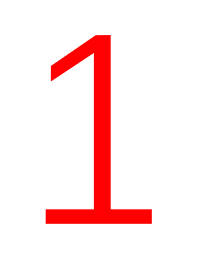
#> input picture pythonProject/picture/one.jpg, 202 x 272 px, found by its file name
$ jupyter execute ReadImageData.ipynb
#> lines starting #> are read from the running program, lines starting #| are printed output that depends on the picture
[cell 1]
# coding=utf-8

# 读取图片


import cv2      # 导入opencv包


img_1 = cv2.imread('picture/one.jpg',cv2.IMREAD_COLOR)
#> img_1 is the input picture: shape (272, 202, 3); mean B, G, R 231.2, 231.2, 254.6
img_2 = cv2.imread('picture/one.jpg', cv2.IMREAD_GRAYSCALE)
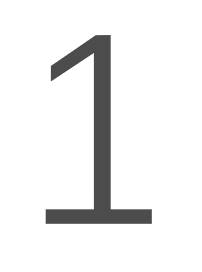
#> img_2: shape (272, 202); min 51, max 255, mean 238.2
"""
imread()读取图片，第一个参数表示图片的路径，第二个参数表示读取图片的形式(彩图/灰度图像)
cv2.IMREAD_COLOR:彩色
cv2.IMREAD_GRAYSCALE:灰度图像
没有第二个参数则默认读取彩图
"""
print("彩色:\n" , img_1)
#> (printed output is left out)
print("黑白:\n" , img_2)
#> (printed output is left out)

[cell 2]
import cv2


# 使用窗口展示图片

img = cv2.imread('picture/one.jpg')
cv2.imshow('img', img)
"""
imshow()使用窗口显示图片，参数1是窗口的名字，是一个字符串;参数2是图片变量
"""
print('打开成功')
cv2.waitKey(0)
"""
等待时间，毫秒级，0代表任意键终止
"""
cv2.destroyAllWindows()
"""
关闭所有窗口
"""

[cell 3]
# 上面的几段代码可以写为一个函数,方便随时调用，提高代码复用性

def cv_show(name, img):
    cv2.imread(name, img)
    cv2.waitKey(0)
    cv2.destroyAllWindows()

[cell 4]
import cv2


# 查看图片属性

img = cv2.imread('picture/one.jpg')
print(img.shape)
#| (272, 202, 3)
"""
img.shape会得到三个图片的属性值：依次为高度height，宽度weight，颜色通道数(彩色图像有BGR三个通道，而灰度图只有亮度一个通道)
需要注意的是在opencv中颜色是BGR而不是常见的RGB
"""

[cell 5]
import cv2


# 保存图片

img = cv2.imread('picture/one.jpg',cv2.IMREAD_GRAYSCALE)
cv2.imwrite('picture/one_GRAYSCALE.jpg', img)

"""
imwrite()函数用来保存图片，参数1表示图片保存的绝对路径(文件夹/完整文件名),参数2表示保存的图片
"""
print(cv2.imwrite('picture/one_GRAYSCALE.jpg', img))
#| True
# 此处我们可以看到如果保存成功的话会返回一个true

[cell 6]
print(type(img))
#| <class 'numpy.ndarray'>
# 使用type函数来查看img的属性：NumPy 最重要的一个特点是其 N 维数组对象 ndarray

[cell 7]
print(img.size)
#| 54944
# 使用.size来计算该图片的像素值

[cell 8]
print(img.dtype)
#| uint8

$ run again, with pythonProject/picture/eight.jpg copied over pythonProject/picture/one.jpg
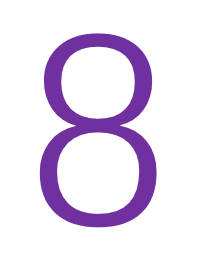
#> input picture pythonProject/picture/eight.jpg, 201 x 255 px, found by its file name
#> img_1 is the input picture: shape (255, 201, 3); mean B, G, R 239, 221, 231.4
#> `img_2 = cv2.imread('picture/one.jpg', cv2.IMREAD_GRAYSCALE)`:
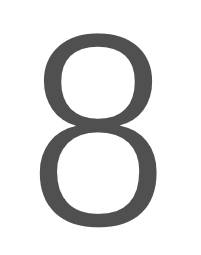
#> img_2: shape (255, 201); min 51, max 255, mean 226.2
#> (printed output is left out)
#> (printed output is left out)
#| (255, 201, 3)
#| True
#| <class 'numpy.ndarray'>
#| 51255
#| uint8

$ run again, with pythonProject/picture/five.jpg copied over pythonProject/picture/one.jpg
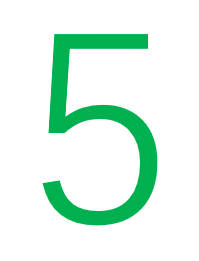
#> input picture pythonProject/picture/five.jpg, 199 x 261 px, found by its file name
#> img_1 is the input picture: shape (261, 199, 3); mean B, G, R 231.3, 244.3, 220.9
#> `img_2 = cv2.imread('picture/one.jpg', cv2.IMREAD_GRAYSCALE)`:
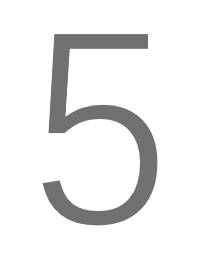
#> img_2: shape (261, 199); min 82, max 255, mean 235.8
#> (printed output is left out)
#> (printed output is left out)
#| (261, 199, 3)
#| True
#| <class 'numpy.ndarray'>
#| 51939
#| uint8

$ run again, with pythonProject/picture/four.jpg copied over pythonProject/picture/one.jpg
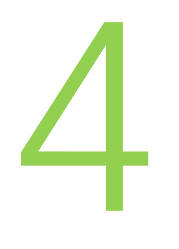
#> input picture pythonProject/picture/four.jpg, 179 x 249 px, found by its file name
#> img_1 is the input picture: shape (249, 179, 3); mean B, G, R 228.2, 247.6, 238.4
#> `img_2 = cv2.imread('picture/one.jpg', cv2.IMREAD_GRAYSCALE)`:
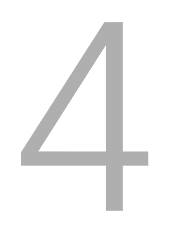
#> img_2: shape (249, 179); min 156, max 255, mean 242.8
#> (printed output is left out)
#> (printed output is left out)
#| (249, 179, 3)
#| True
#| <class 'numpy.ndarray'>
#| 44571
#| uint8
